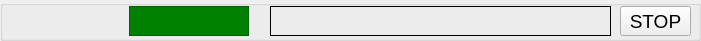
  <widget class="QGroupBox" name="groupBox_2" >
   <property name="geometry" >
    <rect>
     <x>570</x>
     <y>914</y>
     <width>701</width>
     <height>41</height>
    </rect>
   </property>
   <property name="title" >
    <string/>
   </property>
   <widget class="CALabel" name="caLabel_26" >
    <property name="geometry" >
     <rect>
      <x>129</x>
      <y>6</y>
      <width>120</width>
      <height>30</height>
     </rect>
    </property>
    <property name="font" >
     <font/>
    </property>
    <property name="styleSheet" >
     <string>background-color:green;color:white;</string>
    </property>
    <property name="frameShape" >
     <enum>QFrame::StyledPanel</enum>
    </property>
    <property name="alignment" >
     <set>Qt::AlignCenter</set>
    </property>
    <property name="pvname" >
     <string>NB1_LODAQ_STATUS</string>
    </property>
    <property name="dmode" stdset="0" >
     <enum>CALabel::Choice</enum>
    </property>
    <property name="cmode" stdset="0" >
     <enum>CALabel::Static</enum>
    </property>
    <property name="fillcol" stdset="0" >
     <color>
      <red>0</red>
      <green>170</green>
      <blue>0</blue>
     </color>
    </property>
    <property name="truelabel" >
     <string>Standby</string>
    </property>
    <property name="falselabel" >
     <string>Standby</string>
    </property>
    <property name="dbrequest" stdset="0" >
     <enum>CALabel::DBRGSTR</enum>
    </property>
   </widget>
   <widget class="CAPushButton" name="caPushButton_11" >
    <property name="geometry" >
     <rect>
      <x>620</x>
      <y>6</y>
      <width>71</width>
      <height>30</height>
     </rect>
    </property>
    <property name="font" >
     <font>
      <pointsize>14</pointsize>
     </font>
    </property>
    <property name="text" >
     <string>STOP</string>
    </property>
    <property name="buttonType" >
     <enum>CAPushButton::PulseButton</enum>
    </property>
    <property name="pvname" >
     <string>NB1_LODAQ_DAQ_STOP</string>
    </property>
    <property name="truelabel" >
     <string>STOP</string>
    </property>
    <property name="falselabel" >
     <string>STOP</string>
    </property>
   </widget>
   <widget class="CALabel" name="caLabel_2" >
    <property name="geometry" >
     <rect>
      <x>270</x>
      <y>6</y>
      <width>341</width>
      <height>30</height>
     </rect>
    </property>
    <property name="font" >
     <font>
      <pointsize>11</pointsize>
     </font>
    </property>
    <property name="frameShape" >
     <enum>QFrame::Panel</enum>
    </property>
    <property name="pvname" >
     <string>NB1_LODAQ_ERROR_STRING</string>
    </property>
    <property name="dbrequest" stdset="0" >
     <enum>CALabel::DBRGSTR</enum>
    </property>
   </widget>
   <widget class="CAImageMbbi" name="caImageMbbi_3" >
    <property name="geometry" >
     <rect>
      <x>48</x>
      <y>6</y>
      <width>20</width>
      <height>30</height>
     </rect>
    </property>
    <property name="pvname" >
     <string>NB1_LODAQ_STATUS</string>
    </property>
    <property name="dmode" stdset="0" >
     <enum>CAImageMbbi::TrueFalse</enum>
    </property>
    <property name="index" >
     <number>3</number>
    </property>
    <property name="falsepixmap" stdset="0" >
     <pixmap resource="resources/resources.qrc" >:/new/prefix1/NBI_MC_rect_off.png</pixmap>
    </property>
    <property name="truepixmap" stdset="0" >
     <pixmap resource="resources/resources.qrc" >:/new/prefix1/NBI_MC_rect_on.png</pixmap>
    </property>
   </widget>
   <widget class="CAImageMbbi" name="caImageMbbi_2" >
    <property name="geometry" >
     <rect>
      <x>30</x>
      <y>6</y>
      <width>20</width>
      <height>30</height>
     </rect>
    </property>
    <property name="pvname" >
     <string>NB1_LODAQ_STATUS</string>
    </property>
    <property name="dmode" stdset="0" >
     <enum>CAImageMbbi::TrueFalse</enum>
    </property>
    <property name="index" >
     <number>2</number>
    </property>
    <property name="falsepixmap" stdset="0" >
     <pixmap resource="resources/resources.qrc" >:/new/prefix1/NBI_MC_rect_off.png</pixmap>
    </property>
    <property name="truepixmap" stdset="0" >
     <pixmap resource="resources/resources.qrc" >:/new/prefix1/NBI_MC_rect_on.png</pixmap>
    </property>
   </widget>
   <widget class="CAImageMbbi" name="caImageMbbi_4" >
    <property name="geometry" >
     <rect>
      <x>66</x>
      <y>6</y>
      <width>20</width>
      <height>30</height>
     </rect>
    </property>
    <property name="pvname" >
     <string>NB1_LODAQ_STATUS</string>
    </property>
    <property name="dmode" stdset="0" >
     <enum>CAImageMbbi::TrueFalse</enum>
    </property>
    <property name="index" >
     <number>4</number>
    </property>
    <property name="falsepixmap" stdset="0" >
     <pixmap resource="resources/resources.qrc" >:/new/prefix1/NBI_MC_rect_off.png</pixmap>
    </property>
    <property name="truepixmap" stdset="0" >
     <pixmap resource="resources/resources.qrc" >:/new/prefix1/NBI_MC_rect_on.png</pixmap>
    </property>
   </widget>
   <widget class="CAImageMbbi" name="caImageMbbi_6" >
    <property name="geometry" >
     <rect>
      <x>102</x>
      <y>6</y>
      <width>20</width>
      <height>30</height>
     </rect>
    </property>
    <property name="pvname" >
     <string>NB1_LODAQ_STATUS</string>
    </property>
    <property name="dmode" stdset="0" >
     <enum>CAImageMbbi::TrueFalse</enum>
    </property>
    <property name="index" >
     <number>6</number>
    </property>
    <property name="falsepixmap" stdset="0" >
     <pixmap resource="resources/resources.qrc" >:/new/prefix1/NBI_MC_rect_off.png</pixmap>
    </property>
    <property name="truepixmap" stdset="0" >
     <pixmap resource="resources/resources.qrc" >:/new/prefix1/NBI_MC_rect_on.png</pixmap>
    </property>
   </widget>
   <widget class="CAImageMbbi" name="caImageMbbi" >
    <property name="geometry" >
     <rect>
      <x>12</x>
      <y>6</y>
      <width>20</width>
      <height>30</height>
     </rect>
    </property>
    <property name="pvname" >
     <string>NB1_LODAQ_STATUS</string>
    </property>
    <property name="dmode" stdset="0" >
     <enum>CAImageMbbi::TrueFalse</enum>
    </property>
    <property name="index" >
     <number>1</number>
    </property>
    <property name="falsepixmap" stdset="0" >
     <pixmap resource="resources/resources.qrc" >:/new/prefix1/NBI_MC_rect_off.png</pixmap>
    </property>
    <property name="truepixmap" stdset="0" >
     <pixmap resource="resources/resources.qrc" >:/new/prefix1/NBI_MC_rect_on.png</pixmap>
    </property>
   </widget>
   <widget class="CAImageMbbi" name="caImageMbbi_5" >
    <property name="geometry" >
     <rect>
      <x>84</x>
      <y>6</y>
      <width>20</width>
      <height>30</height>
     </rect>
    </property>
    <property name="pvname" >
     <string>NB1_LODAQ_STATUS</string>
    </property>
    <property name="dmode" stdset="0" >
     <enum>CAImageMbbi::TrueFalse</enum>
    </property>
    <property name="index" >
     <number>5</number>
    </property>
    <property name="falsepixmap" stdset="0" >
     <pixmap resource="resources/resources.qrc" >:/new/prefix1/NBI_MC_rect_off.png</pixmap>
    </property>
    <property name="truepixmap" stdset="0" >
     <pixmap resource="resources/resources.qrc" >:/new/prefix1/NBI_MC_rect_on.png</pixmap>
    </property>
   </widget>
  </widget>
